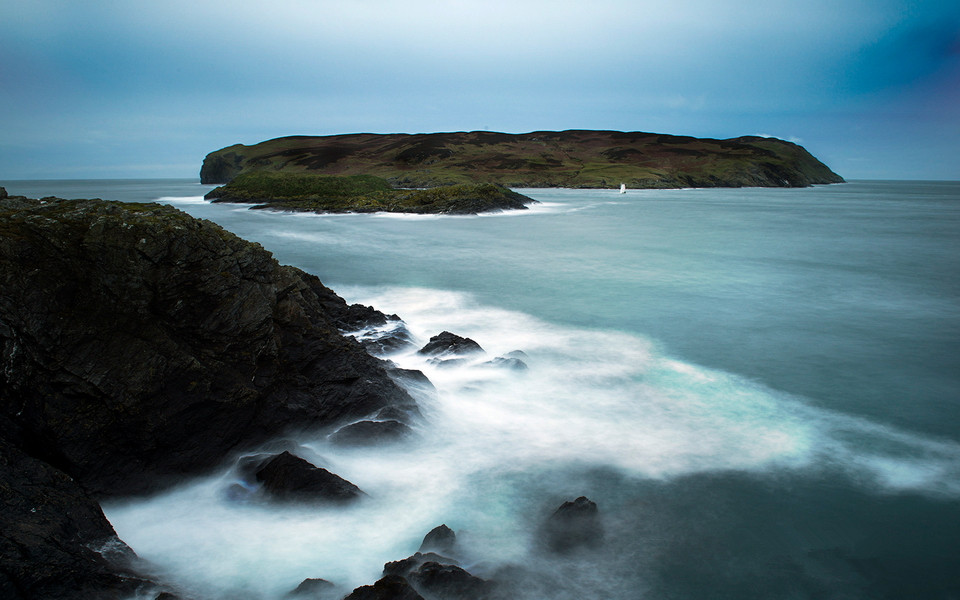
#> input picture KnowledgeMapping/PIL_OpenCV_Exp/opencvCode/45.jpg, 960 x 600 px
$ python '26-OpenCV中的轮廓.py'   (older library calls are emulated)
#> lines starting #> are read from the running program, lines starting #| are printed output that depends on the picture; after the words box and inside, x2 and y2 are one past the last pixel; in counts of white or black regions, pixels touching at a corner belong together
import numpy as np
import cv2

img = cv2.imread('45.jpg')
#> img is the input picture: shape (600, 960, 3); mean B, G, R 132.4, 122.1, 94.8
imgray = cv2.cvtColor(img, cv2.COLOR_BGR2GRAY)
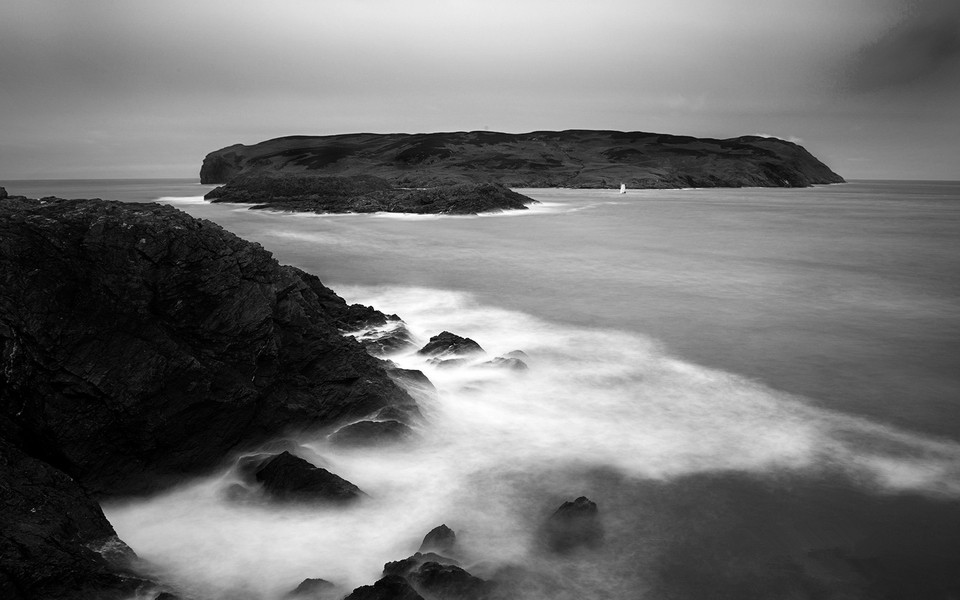
#> imgray: shape (600, 960); min 0, max 255, mean 115.1
ret, thresh = cv2.threshold(imgray, 127, 255, 0)
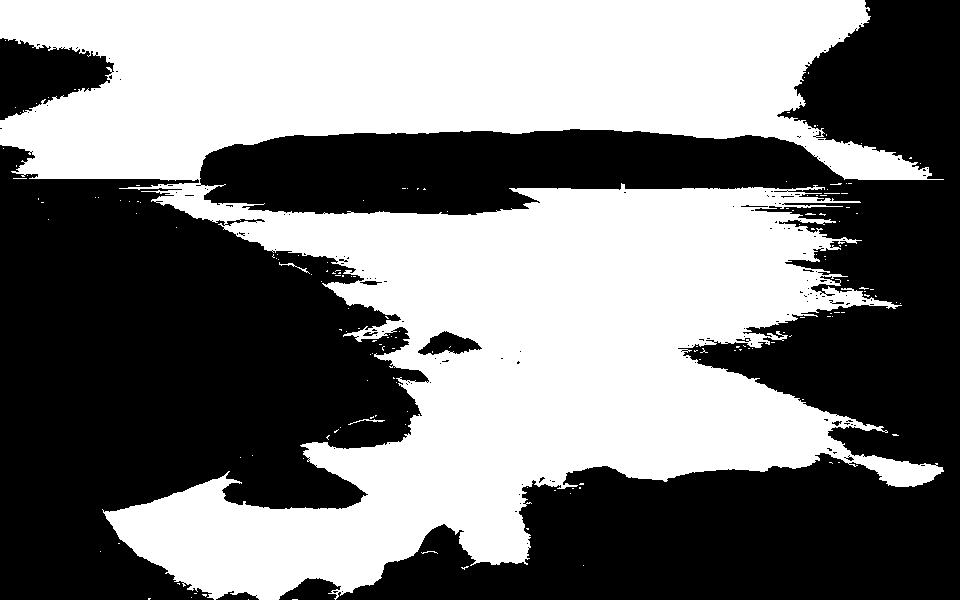
#> thresh: shape (600, 960); 48.3% white; 161 white regions (157 under 20 px)
image, contours, hierarchy = cv2.findContours(thresh, cv2.RETR_TREE, cv2.CHAIN_APPROX_SIMPLE)
#> contours = 369 contours, 352 with area under 20; largest, box (x1, y1, x2, y2) and area: (0, 0, 944, 600) 274680, (417, 330, 483, 356) 919, (224, 218, 266, 227) 130, (359, 280, 383, 286) 80, (740, 204, 769, 208) 57
# 绘制独立轮廓，如第四个轮廓
# imag = cv2.drawContour(img,contours,-1,(0,255,0),3)
# 但是大多数时候，下面方法更有用
imag = cv2.drawContours(img, contours, 3, (0, 255, 0), 3)

while (1):
    cv2.imshow('img', img)
    cv2.imshow('imgray', imgray)
    cv2.imshow('image', image)
    cv2.imshow('imag', imag)
    if cv2.waitKey(1) == ord('q'):
#> (key q is pressed here)
        break
cv2.destroyAllWindows()

$ run again, with KnowledgeMapping/PIL_OpenCV_Exp/opencvCode/46.jpg copied over KnowledgeMapping/PIL_OpenCV_Exp/opencvCode/45.jpg
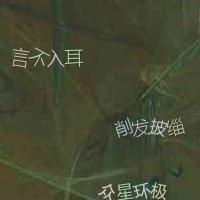
#> input picture KnowledgeMapping/PIL_OpenCV_Exp/opencvCode/46.jpg, 200 x 200 px
#> img is the input picture: shape (200, 200, 3); mean B, G, R 51.1, 73.8, 69.7
#> `imgray = cv2.cvtColor(img, cv2.COLOR_BGR2GRAY)`:
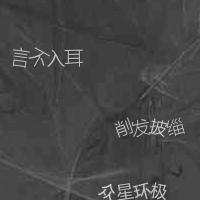
#> imgray: shape (200, 200); min 26, max 220, mean 70
#> `ret, thresh = cv2.threshold(imgray, 127, 255, 0)`:
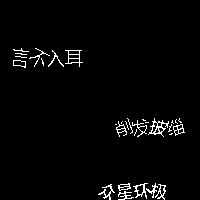
#> thresh: shape (200, 200); 2.5% white in thin lines or dots, all inside (x1, y1, x2, y2) = (13, 48, 185, 200)
#> contours = 49 contours, 26 with area under 20; largest, box (x1, y1, x2, y2) and area: (65, 50, 83, 67) 138, (148, 118, 169, 137) 128, (133, 183, 148, 199) 86, (173, 124, 185, 136) 74, (13, 60, 26, 68) 62

$ run again, with KnowledgeMapping/PIL_OpenCV_Exp/opencvCode/47.jpg copied over KnowledgeMapping/PIL_OpenCV_Exp/opencvCode/45.jpg
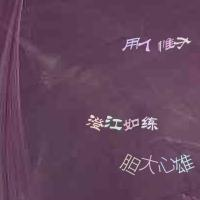
#> input picture KnowledgeMapping/PIL_OpenCV_Exp/opencvCode/47.jpg, 200 x 200 px
#> img is the input picture: shape (200, 200, 3); mean B, G, R 92.5, 69.2, 100.6
#> `imgray = cv2.cvtColor(img, cv2.COLOR_BGR2GRAY)`:
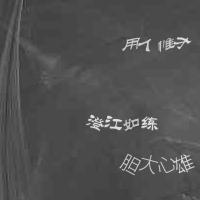
#> imgray: shape (200, 200); min 41, max 249, mean 81.1
#> `ret, thresh = cv2.threshold(imgray, 127, 255, 0)`:
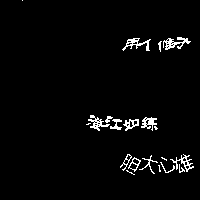
#> thresh: shape (200, 200); 2.8% white in thin lines or dots, all inside (x1, y1, x2, y2) = (22, 0, 194, 175)
#> contours = 55 contours, 43 with area under 20; largest, box (x1, y1, x2, y2) and area: (163, 37, 191, 50) 118, (122, 38, 151, 51) 107, (88, 115, 110, 131) 92, (123, 119, 139, 131) 90, (170, 154, 194, 172) 88

$ run again, with KnowledgeMapping/PIL_OpenCV_Exp/opencvCode/48.jpg copied over KnowledgeMapping/PIL_OpenCV_Exp/opencvCode/45.jpg
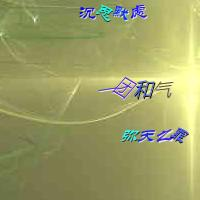
#> input picture KnowledgeMapping/PIL_OpenCV_Exp/opencvCode/48.jpg, 200 x 200 px
#> img is the input picture: shape (200, 200, 3); mean B, G, R 102, 158.6, 156.6
#> `imgray = cv2.cvtColor(img, cv2.COLOR_BGR2GRAY)`:
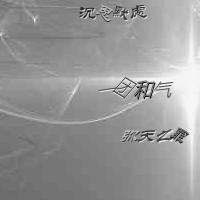
#> imgray: shape (200, 200); min 5, max 250, mean 151.5
#> `ret, thresh = cv2.threshold(imgray, 127, 255, 0)`:
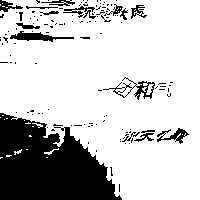
#> thresh: shape (200, 200); 77.1% white; 128 black regions (112 under 20 px)
#> contours = 235 contours, 210 with area under 20; largest, box (x1, y1, x2, y2) and area: (0, 0, 200, 200) 32037, (9, 30, 75, 43) 382, (134, 80, 156, 101) 274, (156, 127, 190, 145) 213, (130, 4, 146, 20) 116
